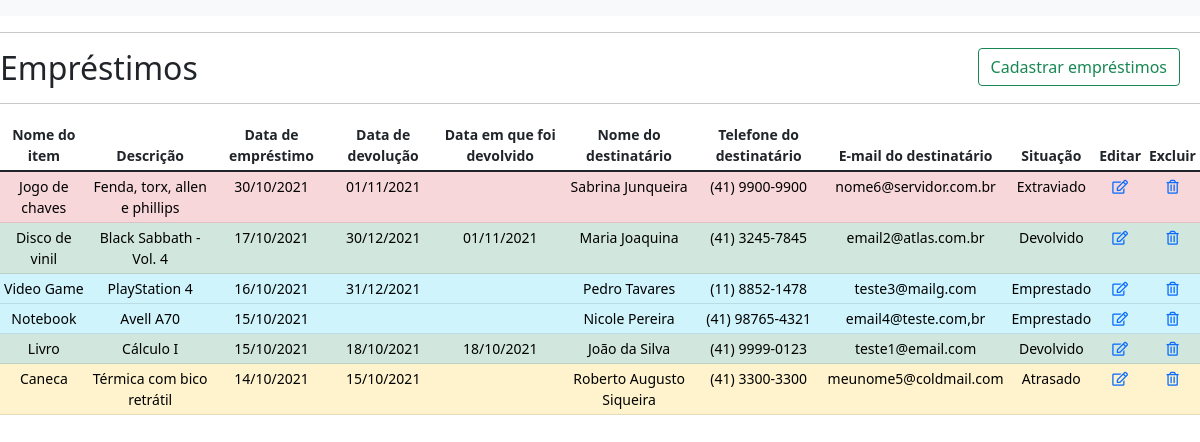
Page /emprestimos.php (signed in) on the committed database.
### tables this page shows
CREATE TABLE emprestimo (
	id_emprestimo INT UNSIGNED PRIMARY KEY NOT NULL AUTO_INCREMENT,
	id_usuario INT UNSIGNED NOT NULL,
	nome_item VARCHAR(60) NOT NULL,
	descricao_item VARCHAR(120),
	data_emprestimo DATE NOT NULL,
	data_devolucao DATE,
	data_devolvido DATE,
	nome_destinatario VARCHAR(60),
	telefone_destinatario VARCHAR(15),
	email_destinatario VARCHAR(50),
	id_situacao SMALLINT NOT NULL,
	FOREIGN KEY (id_usuario) REFERENCES usuario(id_usuario)
);

CREATE TABLE situacao (
	id_situacao SMALLINT PRIMARY KEY NOT NULL AUTO_INCREMENT,
	descricao VARCHAR(20)
);

### htdocs/consulta_emprestimos.php (called while the page is built, shortened)
<?php
    include('conexao.php');
    $usuario = $_SESSION['usuario'];
    $tipo = $conexao->query("SELECT id_usuario, id_tipo_usuario FROM usuario WHERE usuario = '{$usuario}'");
    $linha = mysqli_fetch_array($tipo);
    if ($linha['id_tipo_usuario'] == 1) {
        $result = $conexao->query("SELECT
                                        e.id_emprestimo,
                                        e.id_usuario,
                                        e.nome_item,
                                        e.descricao_item,
                                        DATE_FORMAT(e.data_emprestimo,'%d/%m/%Y') data_emprestimo,
                                        DATE_FORMAT(e.data_devolucao,'%d/%m/%Y') data_devolucao,
                                        DATE_FORMAT(e.data_devolvido,'%d/%m/%Y') data_devolvido,
                                        e.nome_destinatario,
                                        e.telefone_destinatario,
                                        e.email_destinatario,
                                        s.descricao as situacao
                                    FROM emprestimo e
                                        INNER JOIN usuario u
                                        ON e.id_usuario = u.id_usuario
                                        INNER JOIN situacao s
                                        ON e.id_situacao = s.id_situacao
                                    ORDER BY
                                        e.data_emprestimo DESC");
    }
?>

### htdocs/emprestimos.php (the view, shortened to what this page needs)
<?php
    include('consulta_emprestimos.php');
?>
<!DOCTYPE html>
<html lang="pt-br">
    <head>
        <link rel="stylesheet" href="css/bootstrap.css" type="text/css">
        <link rel="stylesheet" href="css/bootstrap.min.css" type="text/css">
        <link rel="stylesheet" href="css/dashboard.css">
        <link rel="stylesheet" href="css/all.css">
    </head>
    <body>
        <nav class="navbar navbar-light bg-light">
            <div class="container">
                <button class="btn btn-outline-success my-2 my-sm-0" type="submit" data-bs-toggle='modal' data-bs-target='#modalcademprestimo' style="position: absolute; top: 48px; right: 20px;">Cadastrar empréstimos</button>
            </div>
        </nav>
        <hr>
        <h2>Empréstimos</h2>
        <hr>
        <?php
            echo '<div class="table-responsive">
                    <table class="table table-sm">
                        <thead>
                            <tr>
                                <th class="centro" hidden>ID Empréstimo</th>
                                <th class="centro" hidden>ID Usuário</th>
                                <th class="centro">Nome do item</th>
                                <th class="centro">Descrição</th>
                                <th class="centro">Data de empréstimo</th>
                                <th class="centro">Data de devolução</th>
                                <th class="centro">Data em que foi devolvido</th>
                                <th class="centro">Nome do destinatário</th>
                                <th class="centro">Telefone do destinatário</th>
                                <th class="centro">E-mail do destinatário</th>
                                <th class="centro">Situação</th>
                                <th class="centro">Editar</th>
                                <th class="centro">Excluir</th>
                            </tr>
                        </thead>';
                while ($row = mysqli_fetch_array($result)) {
                    if ($row['situacao'] == 'Emprestado') {
                        echo "<tr class='table-info'>";
                    } else if ($row['situacao'] == 'Devolvido') {
                        echo "<tr class='table-success'>";
                    } else if ($row['situacao'] == 'Atrasado') {
                        echo "<tr class='table-warning'>";
                    } else {
                        echo "<tr class='table-danger'>";
                    }
                        echo "<td class='centro'>" . $row['nome_item'] . "</td>";
                        echo "<td class='centro'>" . $row['descricao_item'] . "</td>";
                        echo "<td class='centro'>" . $row['data_emprestimo'] . "</td>";
                        echo "<td class='centro'>" . $row['data_devolucao'] . "</td>";
                        echo "<td class='centro'>" . $row['data_devolvido'] . "</td>";
                        echo "<td class='centro'>" . $row['nome_destinatario'] . "</td>";
                        echo "<td class='centro'>" . $row['telefone_destinatario'] . "</td>";
                        echo "<td class='centro'>" . $row['email_destinatario'] . "</td>";
                        echo "<td class='centro'>" . $row['situacao'] . "</td>";
                        echo "<td class='centro editbtn'><a href='#' data-bs-toggle='modal' data-bs-target='#modalatemprestimo' style='text-align: right;'><i class='far fa-edit'></i></a></td>";
                        if ($linha['id_tipo_usuario'] == 1) {
                            echo "<td class='centro excbtn'><a href='#' data-bs-toggle='modal' data-bs-target='#modalexcemprestimo' style='text-align: right;'><i class='far fa-trash-alt'></i></a></td>";
                        } else {
                            echo "<td class='centro'><a href='#'><span onclick='permissao()'><i class='far fa-times-circle' style='color: darkred;'></i></a></span></td>";
                        }
                    echo "</tr>";
                }
                echo "</table>";
            echo '</div>';
        ?>
    </body>
</html>

### htdocs/css/dashboard.css (style rules this page uses)
body { font-size: .875rem; }

### htdocs/css/all.css (style rules this page uses)
.fa, .fas, .far, .fal, .fad, .fab { -moz-osx-font-smoothing: grayscale; -webkit-font-smoothing: antialiased; display: inline-block; font-style: normal; font-variant: normal; text-rendering: auto; line-height: 1; }
.fa-edit:before { content: "\f044"; }
.fa-trash-alt:before { content: "\f2ed"; }
.far { font-family: 'Font Awesome 5 Free'; font-weight: 400; }

### rows in the picture
emprestimo: nome_item "Jogo de chaves", descricao_item "Fenda, torx, allen e phillips", data_emprestimo "30/10/2021", data_devolucao "01/11/2021", nome_destinatario "Sabrina Junqueira", telefone_destinatario "(41) 9900-9900", email_destinatario "nome6@servidor.com.br", id_situacao.descricao "Extraviado"
emprestimo: nome_item "Disco de vinil", descricao_item "Black Sabbath - Vol. 4", data_emprestimo "17/10/2021", data_devolucao "30/12/2021", data_devolvido "01/11/2021", nome_destinatario "Maria Joaquina", telefone_destinatario "(41) 3245-7845", email_destinatario "email2@atlas.com.br", id_situacao.descricao "Devolvido"
emprestimo: nome_item "Video Game", descricao_item "PlayStation 4", data_emprestimo "16/10/2021", data_devolucao "31/12/2021", nome_destinatario "Pedro Tavares", telefone_destinatario "(11) 8852-1478", email_destinatario "teste3@mailg.com", id_situacao.descricao "Emprestado"
emprestimo: nome_item "Notebook", descricao_item "Avell A70", data_emprestimo "15/10/2021", nome_destinatario "Nicole Pereira", telefone_destinatario "(41) 98765-4321", email_destinatario "email4@teste.com,br", id_situacao.descricao "Emprestado"
emprestimo: nome_item "Livro", descricao_item "Cálculo I", data_emprestimo "15/10/2021", data_devolucao "18/10/2021", data_devolvido "18/10/2021", nome_destinatario "João da Silva", telefone_destinatario "(41) 9999-0123", email_destinatario "teste1@email.com", id_situacao.descricao "Devolvido"
emprestimo: nome_item "Caneca", descricao_item "Térmica com bico retrátil", data_emprestimo "14/10/2021", data_devolucao "15/10/2021", nome_destinatario "Roberto Augusto Siqueira", telefone_destinatario "(41) 3300-3300", email_destinatario "meunome5@coldmail.com", id_situacao.descricao "Atrasado"
